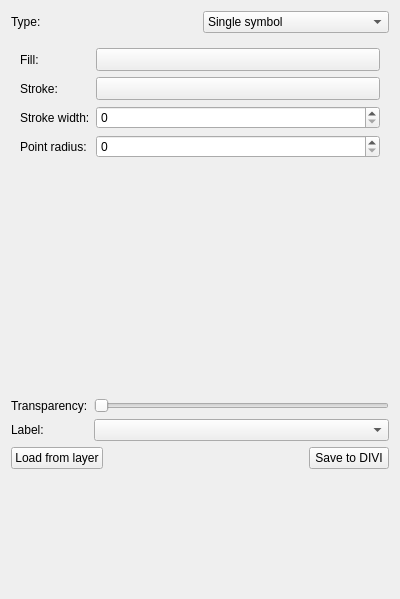
<?xml version="1.0" encoding="UTF-8"?>
<ui version="4.0">
 <class>Form</class>
 <widget class="QWidget" name="Form">
  <property name="geometry">
   <rect>
    <x>0</x>
    <y>0</y>
    <width>400</width>
    <height>599</height>
   </rect>
  </property>
  <property name="windowTitle">
   <string>Form</string>
  </property>
  <layout class="QVBoxLayout" name="verticalLayout">
   <item>
    <layout class="QHBoxLayout" name="horizontalLayout_3">
     <item>
      <widget class="QLabel" name="label">
       <property name="text">
        <string>Type:</string>
       </property>
      </widget>
     </item>
     <item>
      <widget class="QComboBox" name="comboBox">
       <item>
        <property name="text">
         <string>Single symbol</string>
        </property>
       </item>
       <item>
        <property name="text">
         <string>Unique values</string>
        </property>
       </item>
       <item>
        <property name="text">
         <string>Gradual symbol</string>
        </property>
       </item>
      </widget>
     </item>
    </layout>
   </item>
   <item>
    <widget class="QStackedWidget" name="stackedWidget">
     <property name="currentIndex">
      <number>0</number>
     </property>
     <widget class="QWidget" name="page">
      <layout class="QFormLayout" name="formLayout">
       <property name="fieldGrowthPolicy">
        <enum>QFormLayout::AllNonFixedFieldsGrow</enum>
       </property>
       <item row="0" column="0">
        <widget class="QLabel" name="label_2">
         <property name="text">
          <string>Fill:</string>
         </property>
        </widget>
       </item>
       <item row="0" column="1">
        <widget class="QgsColorButtonV2" name="cbFill">
         <property name="sizePolicy">
          <sizepolicy hsizetype="MinimumExpanding" vsizetype="Fixed">
           <horstretch>0</horstretch>
           <verstretch>0</verstretch>
          </sizepolicy>
         </property>
        </widget>
       </item>
       <item row="1" column="0">
        <widget class="QLabel" name="label_3">
         <property name="text">
          <string>Stroke:</string>
         </property>
        </widget>
       </item>
       <item row="1" column="1">
        <widget class="QgsColorButtonV2" name="cbStroke">
         <property name="sizePolicy">
          <sizepolicy hsizetype="MinimumExpanding" vsizetype="Fixed">
           <horstretch>0</horstretch>
           <verstretch>0</verstretch>
          </sizepolicy>
         </property>
        </widget>
       </item>
       <item row="2" column="0">
        <widget class="QLabel" name="label_4">
         <property name="text">
          <string>Stroke width:</string>
         </property>
        </widget>
       </item>
       <item row="2" column="1">
        <widget class="QSpinBox" name="sbStrokeWidth"/>
       </item>
       <item row="3" column="0">
        <widget class="QLabel" name="label_5">
         <property name="text">
          <string>Point radius:</string>
         </property>
        </widget>
       </item>
       <item row="3" column="1">
        <widget class="QSpinBox" name="sbRadius"/>
       </item>
      </layout>
     </widget>
     <widget class="QWidget" name="page_2">
      <layout class="QVBoxLayout" name="verticalLayout_2">
       <item>
        <layout class="QHBoxLayout" name="horizontalLayout_4">
         <item>
          <widget class="QLabel" name="label_8">
           <property name="sizePolicy">
            <sizepolicy hsizetype="Maximum" vsizetype="Preferred">
             <horstretch>0</horstretch>
             <verstretch>0</verstretch>
            </sizepolicy>
           </property>
           <property name="text">
            <string>Attribute:</string>
           </property>
          </widget>
         </item>
         <item>
          <widget class="QgsFieldComboBox" name="cmbUniqueAttr"/>
         </item>
         <item>
          <widget class="QPushButton" name="btnUniqueClassify">
           <property name="sizePolicy">
            <sizepolicy hsizetype="Maximum" vsizetype="Fixed">
             <horstretch>0</horstretch>
             <verstretch>0</verstretch>
            </sizepolicy>
           </property>
           <property name="text">
            <string>Classify</string>
           </property>
          </widget>
         </item>
        </layout>
       </item>
       <item>
        <widget class="QTableView" name="tvUnique"/>
       </item>
      </layout>
     </widget>
     <widget class="QWidget" name="page_3">
      <layout class="QVBoxLayout" name="verticalLayout_3">
       <item>
        <layout class="QFormLayout" name="formLayout_2">
         <item row="0" column="0">
          <widget class="QLabel" name="label_9">
           <property name="text">
            <string>MIN color:</string>
           </property>
          </widget>
         </item>
         <item row="0" column="1">
          <widget class="QgsColorButtonV2" name="cbMinColor">
           <property name="sizePolicy">
            <sizepolicy hsizetype="MinimumExpanding" vsizetype="Fixed">
             <horstretch>0</horstretch>
             <verstretch>0</verstretch>
            </sizepolicy>
           </property>
          </widget>
         </item>
         <item row="1" column="0">
          <widget class="QLabel" name="label_10">
           <property name="text">
            <string>MAX color:</string>
           </property>
          </widget>
         </item>
         <item row="1" column="1">
          <widget class="QgsColorButtonV2" name="cbMaxColor">
           <property name="sizePolicy">
            <sizepolicy hsizetype="MinimumExpanding" vsizetype="Fixed">
             <horstretch>0</horstretch>
             <verstretch>0</verstretch>
            </sizepolicy>
           </property>
          </widget>
         </item>
         <item row="2" column="0">
          <widget class="QLabel" name="label_11">
           <property name="text">
            <string>Classes:</string>
           </property>
          </widget>
         </item>
         <item row="2" column="1">
          <widget class="QSpinBox" name="sbClasses"/>
         </item>
         <item row="3" column="0">
          <widget class="QLabel" name="label_12">
           <property name="text">
            <string>Method:</string>
           </property>
          </widget>
         </item>
         <item row="3" column="1">
          <widget class="QComboBox" name="cmbMethod">
           <item>
            <property name="text">
             <string>Jenks</string>
            </property>
           </item>
           <item>
            <property name="text">
             <string>Equal interval</string>
            </property>
           </item>
           <item>
            <property name="text">
             <string>Quantile</string>
            </property>
           </item>
          </widget>
         </item>
         <item row="4" column="0">
          <widget class="QLabel" name="label_13">
           <property name="text">
            <string>Attribute:</string>
           </property>
          </widget>
         </item>
         <item row="4" column="1">
          <layout class="QHBoxLayout" name="horizontalLayout_6">
           <item>
            <widget class="QgsFieldComboBox" name="cmbGradualAttr"/>
           </item>
           <item>
            <widget class="QPushButton" name="btnGradualClassify">
             <property name="sizePolicy">
              <sizepolicy hsizetype="Maximum" vsizetype="Fixed">
               <horstretch>0</horstretch>
               <verstretch>0</verstretch>
              </sizepolicy>
             </property>
             <property name="text">
              <string>Classify</string>
             </property>
            </widget>
           </item>
          </layout>
         </item>
        </layout>
       </item>
       <item>
        <widget class="QTableView" name="tvGradual"/>
       </item>
      </layout>
     </widget>
    </widget>
   </item>
   <item>
    <layout class="QFormLayout" name="formLayout_3">
     <item row="0" column="0">
      <widget class="QLabel" name="label_6">
       <property name="text">
        <string>Transparency:</string>
       </property>
      </widget>
     </item>
     <item row="0" column="1">
      <widget class="QSlider" name="sTransparency">
       <property name="orientation">
        <enum>Qt::Horizontal</enum>
       </property>
      </widget>
     </item>
     <item row="1" column="0">
      <widget class="QLabel" name="label_7">
       <property name="text">
        <string>Label:</string>
       </property>
      </widget>
     </item>
     <item row="1" column="1">
      <widget class="QgsFieldComboBox" name="cmbLabel"/>
     </item>
    </layout>
   </item>
   <item>
    <layout class="QHBoxLayout" name="horizontalLayout_5">
     <item>
      <widget class="QPushButton" name="btnLoadStyle">
       <property name="text">
        <string>Load from layer</string>
       </property>
      </widget>
     </item>
     <item>
      <spacer name="horizontalSpacer">
       <property name="orientation">
        <enum>Qt::Horizontal</enum>
       </property>
       <property name="sizeHint" stdset="0">
        <size>
         <width>40</width>
         <height>20</height>
        </size>
       </property>
      </spacer>
     </item>
     <item>
      <widget class="QPushButton" name="btnSaveStyle">
       <property name="text">
        <string>Save to DIVI</string>
       </property>
      </widget>
     </item>
    </layout>
   </item>
   <item>
    <spacer name="verticalSpacer">
     <property name="orientation">
      <enum>Qt::Vertical</enum>
     </property>
     <property name="sizeHint" stdset="0">
      <size>
       <width>20</width>
       <height>40</height>
      </size>
     </property>
    </spacer>
   </item>
  </layout>
 </widget>
 <customwidgets>
  <customwidget>
   <class>QgsColorButtonV2</class>
   <extends>QToolButton</extends>
   <header>qgscolorbuttonv2.h</header>
  </customwidget>
  <customwidget>
   <class>QgsFieldComboBox</class>
   <extends>QComboBox</extends>
   <header>qgsfieldcombobox.h</header>
  </customwidget>
 </customwidgets>
 <resources/>
 <connections>
  <connection>
   <sender>comboBox</sender>
   <signal>activated(int)</signal>
   <receiver>stackedWidget</receiver>
   <slot>setCurrentIndex(int)</slot>
   <hints>
    <hint type="sourcelabel">
     <x>248</x>
     <y>29</y>
    </hint>
    <hint type="destinationlabel">
     <x>81</x>
     <y>266</y>
    </hint>
   </hints>
  </connection>
 </connections>
</ui>
